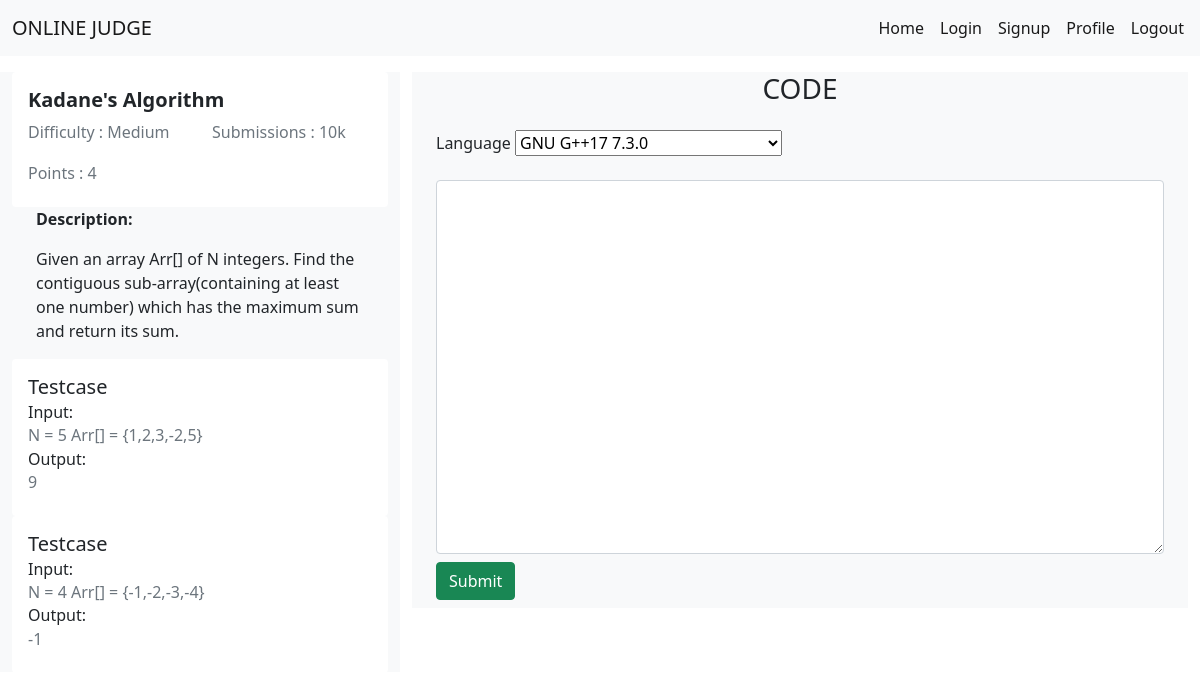
The page /online_judge/problem/103 on the database its author committed.
### online_judge/models.py (models this page shows, shortened)
class Problem(models.Model):
    problemId = models.IntegerField(primary_key=True)
    title = models.CharField(null=False, max_length=200)
    description = models.CharField(null=False, max_length=2000)
    difficulty = models.CharField(null=False, max_length=10)
    solved = models.BooleanField(default=False)
    score = models.IntegerField(default=0)
    topic = models.CharField(null=False, max_length=30)

class Testcase(models.Model):
    problemId = models.ForeignKey(Problem, on_delete=models.CASCADE)
    input = models.CharField(null=False, max_length=1000)
    output = models.CharField(null=False, max_length=1000)

### online_judge/views.py (the view)
# urls.py: path('problem/<int:problem_id>', views.submission, name='submission'),
def submission(request, problem_id):
    problem = get_object_or_404(Problem, pk=problem_id)
    return render(request, 'pages/submission.html', {'problem': problem})

### online_judge/templates/pages/submission.html (shortened to what this page needs)
<!DOCTYPE html>
<html lang="en">
<head>
    <link href="https://cdn.jsdelivr.net/npm/bootstrap@5.0.2/dist/css/bootstrap.min.css" rel="stylesheet">
</head>
<body>
    <nav class="navbar navbar-expand-lg navbar-light bg-light">
        <div class="container-fluid">
            <a class="navbar-brand" href="#">ONLINE JUDGE</a>
        </div>
        <div class="collapse navbar-collapse align-items-right mx-2" id="navbarScroll">
            <div class="d-flex">
                <ul class="navbar-nav me-auto my-2 my-lg-0 navbar-nav-scroll" style="--bs-scroll-height: 100px;">
                    <li class="nav-item">
                        <a class="nav-link active" aria-current="page" href="home">Home</a>
                    </li>
                    <li class="nav-item">
                        <a class="nav-link active" aria-current="page" href="login">Login</a>
                    </li>
                    <li class="nav-item">
                        <a class="nav-link active" aria-current="page" href="signup">Signup</a>
                    </li>
                    <li class="nav-item">
                        <a class="nav-link active" aria-current="page" href="profile">Profile</a>
                    </li>
                    <li class="nav-item">
                        <a class="nav-link active" aria-current="page" href="logout">Logout</a>
                    </li>
                </ul>
            </div>
        </div>
    </nav>
    <div class="container-fluid ">
        <div class="row my-3 ">
            <div class="col-4 bg-light " style="overflow: scroll;height:600px ">
                <div class="card " style="border: None; ">
                    <div class="card-body ">
                        <h5 class="card-title "><strong>{{ problem.title }}</strong></h5>
                        <div class="row">
                            <div class="col-6">
                                <h6 class="card-subtitle mb-2 text-muted " style="display: inline;">Difficulty : {{ problem.difficulty }}</h6>
                            </div>
                            <div class="col-6">
                                <h6 class="card-subtitle mb-2 text-muted " style="display: inline;">Submissions : 10k</h6>
                            </div>
                        </div>
                        <br class="">
                        <h6 class="card-subtitle mb-2 text-muted ">Points : {{ problem.score }}</h6>
                    </div>
                </div>
                <div class="container-fluid bg-light ">
                    <p class=" "><strong>Description:</strong></p>
                    <p class=" ">{{ problem.description }}</p>
                </div>
                {% for testcase in problem.testcase_set.all %}
                <div class="card " style="border: None; ">
                    <div class="card-body ">
                        <h5 class="card-title ">Testcase</h5>
                        <h6 class="card-subtitle mb-2 ">Input:</h6>
                        <h6 class="card-subtitle mb-2 text-muted ">{{ testcase.input }}</h6>
                        <h6 class="card-subtitle mb-2">Output:</h6>
                        <h6 class="card-subtitle mb-2 text-muted ">{{ testcase.output }}</h6>
                    </div>
                </div>
                {% endfor %}
            </div>
            <div class="col-8 ">
                <div class="container-fluid bg-light ">
                    <h3 class="text-center mb-4 opacity-h ">CODE</h3>
                    <div class="row ">
                        <div class="col-lg-7 ">
                            Language
                            <select name="language " id="id_language ">
                              <option value="54 " selected>GNU G++17 7.3.0</option>
                        </select>
                        </div>
                    </div>
                    <div class="form-outline my-4 ">
                        <form action=" " method="post">
                            <textarea class="form-control " rows="15 "></textarea>
                            <button class="btn btn-success btn-md my-2 " type=" submit ">Submit</button>
                        </form>
                    </div>
                </div>
            </div>
        </div>
    </div>
</body>
</html>

### rows shown on the page
Problem: title "Kadane's Algorithm", difficulty "Medium", score "4", description "Given an array Arr[] of N integers. Find the contiguous sub-array(containing at least one number) which has the maximum sum and return its sum."
Testcase: input "N = 5 Arr[] = {1,2,3,-2,5}", output "9"
Testcase: input "N = 4 Arr[] = {-1,-2,-3,-4}", output "-1"
